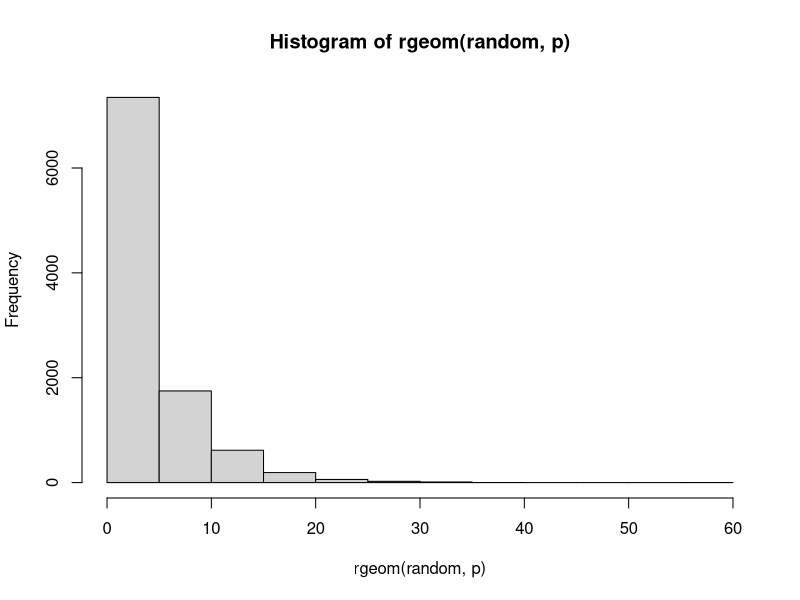

Generate this figure with R:
#1.Seorang penyurvei secara acak memilih orang-orang di jalan sampai dia bertemu dengan seseorang yang menghadiri acara vaksinasi sebelumnya.

#a. Berapa peluang penyurvei bertemu x = 3 orang yang tidak menghadiri acara vaksinasi
#sebelum keberhasilan pertama ketika p = 0,20 dari populasi menghadiri acara vaksinasi ?
#(distribusi Geometrik)


x <- 3
p <- 0.2
paste("Hasilnya : ", dgeom(x-1, p))

#b. mean Distribusi Geometrik dengan 10000 data random , prob = 0,20 dimana distribusi
#geometrik acak tersebut X = 3 ( distribusi geometrik acak () == 3 )

random <- 10000
mean(rgeom(random,p)==3)

#c. Bandingkan Hasil poin a dan b , apa kesimpulan yang bisa didapatkan?

#d. Histogram Distribusi Geometrik , Peluang X = 3 gagal Sebelum Sukses Pertama
hist(rgeom(random, p))

#e. Nilai Rataan (µ) dan Varian (σ²) dari Distribusi Geometrik.

rataan = 1/p
varian = (1-p)/p^2

paste("nilai dari rataan (µ): ", rataan)
paste("nilai dari varian (σ²): ", varian)